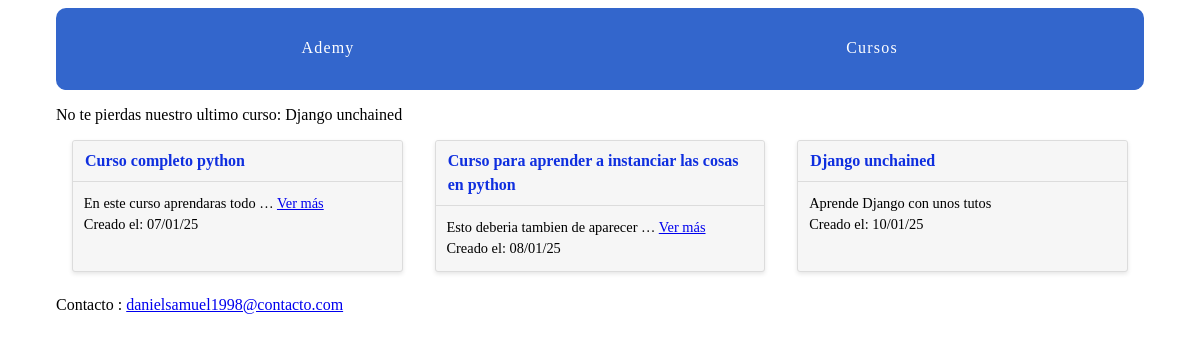
Page /courses/ on the committed database.
### courses/models.py (models this page shows)
class Course(models.Model):         #esta linea define una clase llamada Course que hereda de models.Model
    created_at = models.DateTimeField(auto_now_add=True)   #esta linea define un campo llamado created_at que es de tipo DateTimeField y que se llena automaticamente con el tiempo en el que se creo el registro
    title = models.CharField(max_length=255)    #esta linea define un campo llamado title que es de tipo CharField y que puede contener hasta 255 caracteres
    description = models.TextField()            #esta linea define un campo llamado description que es de tipo TextField y que puede contener texto sin limite de caracteres
    def __str__(self):      #esta linea define un metodo llamado __str__ que devuelve una cadena de texto que representa al objeto
        return self.title       #esta linea retorna el valor del campo title como una cadena de texto

### courses/views.py (the view)
# urls.py: path('', views.course_list, name='course_list'), #de aqui podemos incluso sacar mas endpoints dentro de la cadena vacia bastaria con ponerle nombre
def course_list(request):               #esta linea sirve para definir una funcion que se llama course_list que recibe un objeto request
    courses = Course.objects.all()      #esta linea sirve para obtener todos los cursos de la base de datos
    contacto = 'danielsamuel1998@contacto.com'
    return render(request,'courses/course_list.html', {'courses': courses, 'contacto':contacto}) #esta linea sirve para renderizar la pagina course_list.html y pasarle los cursos como un objeto de tipo diccion

### courses/templatetags/course_extras.py (called while the page is built)
@register.simple_tag
def last_course():
    return Course.objects.latest('created_at')

### courses/Templates/courses/course_list.html (shortened to what this page needs)
{% extends "layout.html" %}
{% load static %}
{%block static%}
<link rel="stylesheet" href="{% static 'courses/css/courses.css' %}"
{% endblock %}
{%block content%}
    <div class="cards">
        {% for course in courses %}
            <div class="card">
                <header><a href="{% url 'courses:detail' pk=course.pk %}"> {{course.title}}</a></header>
                    <div class="card-copy">
                        {% if course.description|wordcount <= 5 %}
                            {{course.description}}
                        {%else%}
                            {{course.description|truncatewords:5 }}
                            <a href='{%url 'courses:detail' pk=course.pk %}'>Ver más</a>
                        {%endif%}
                        <div>Creado el: {{course.created_at|date:"d/m/y"}}</div>
                    </div>
            </div>
        {% endfor %}
    </div>
    <div>Contacto : {{contacto|urlize}} </div>
{%endblock%}

### ademy/Templates/layout.html (shortened to what this page needs)
{% load static %}
{% load course_extras %}
<!DOCTYPE html>
<html>
    <head>
        <link rel="stylesheet" href="{% static 'css/layout.css' %}">
        {%block static%}{%endblock%}
    </head>
    <body>
        <div class="site-container">
            <nav>
                <a href="{% url 'home' %}">Ademy</a>
                <a href="{% url 'courses:course_list' %}">Cursos</a>
            </nav>
            <p>No te pierdas nuestro ultimo curso: {% last_course %}</p>
            {% block content%}{% endblock %}
        </div>
    </body>
</html>

### assets/css/layout.css (style rules this page uses)
html { box-sizing: border-box; }
*, *::after, *::before { box-sizing: inherit; }
.site-container { max-width: 68em; margin-left: auto; margin-right: auto; }
.site-container::after { clear: both; content: ""; display: table; }
.site-container nav { width: 100%; display: table; width: 100%; table-layout: fixed; border-bottom-left-radius: 10px; border-bottom-right-radius: 10px; border-top-left-radius: 10px; border-top-right-radius: 10px; border-bottom-left-radius: 10px; border-top-left-radius: 10px; border-bottom-right-radius: 10px; border-top-right-radius: 10px; background-color: #3366CC; margin-bottom: 1em; overflow: hidden; }
.site-container nav a { display: table-cell; width: 8.33333%; padding: 10px; border-bottom: 2px solid #3366CC; color: #FFFFFF; letter-spacing: 0.075em; line-height: 60px; text-align: center; text-decoration: none; }
.cards { display: -webkit-box; display: -moz-box; display: box; display: -webkit-flex; display: -moz-flex; display: -ms-flexbox; display: flex; -webkit-box-lines: multiple; -moz-box-lines: multiple; box-lines: multiple; -webkit-flex-wrap: wrap; -moz-flex-wrap: wrap; -ms-flex-wrap: wrap; flex-wrap: wrap; -webkit-box-pack: justify; -moz-box-pack: justify; box-pack: justify; -webkit-justify-content: space-between; -moz-justify-content: space-between; -ms-justify-content: space-between; -o-justify-content: space-between; justify-content: space-between; -ms-flex-pack: justify; }
.card { -webkit-flex-basis: 15em; -moz-flex-basis: 15em; flex-basis: 15em; -ms-flex-preferred-size: 15em; -webkit-flex-grow: 1; -moz-flex-grow: 1; flex-grow: 1; -ms-flex-positive: 1; -webkit-transition: all 0.2s ease-in-out; -moz-transition: all 0.2s ease-in-out; transition: all 0.2s ease-in-out; background-color: #f6f6f6; border-radius: 3px; border: 1px solid gainsboro; box-shadow: 0 2px 4px #e6e6e6; margin: 0 1em 1.5em 1em; position: relative; }
.card header { -webkit-transition: all 0.2s ease-in-out; -moz-transition: all 0.2s ease-in-out; transition: all 0.2s ease-in-out; background-color: #f6f6f6; border-bottom: 1px solid gainsboro; border-radius: 3px 3px 0 0; font-weight: bold; line-height: 1.5em; padding: 0.5em 0.75em; }
.card header a { color: #3366CC; text-decoration: none; }
.card .card-copy { font-size: 0.9em; line-height: 1.5em; padding: 0.75em 0.75em; }

### courses/Static/courses/css/courses.css (style rules this page uses)
.card header a { color: rgb(15, 47, 223); text-decoration: none; }

### rows in the picture
Course: title "Django unchained", description "Aprende Django con unos tutos", created_at "10/01/25"
Course: title "Curso completo python", description "En este curso aprendaras todo …", created_at "07/01/25"
Course: title "Curso para aprender a instanciar las cosas en python", description "Esto deberia tambien de aparecer …", created_at "08/01/25"

### other values in the picture
{{ contacto|urlize }} "danielsamuel1998@contacto.com"
